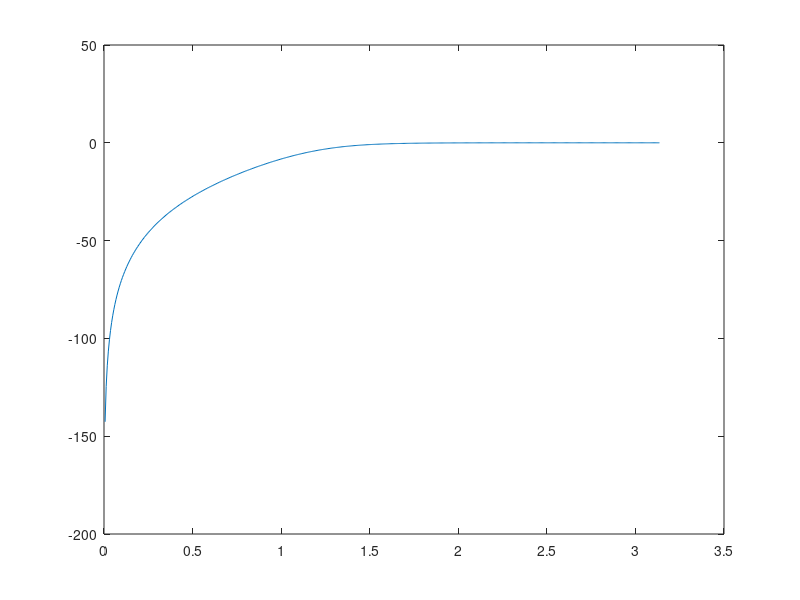

This chart was generated by the following MATLAB code:
clc;
clear all;
close all;
rp=0.89;
rs=0.2;
Rs=-20*log10(rs)
Rp=-20*log10(rp)
fp=75;
fs=30;
Fs=1000;%sampling frequency 
ws=(2*pi*fs)/Fs;
wp=(2*pi*fp)/Fs;
[n,wn]=buttord(wp,ws,Rp,Rs);
[z,p,k]=butter(n,wn,'high');
[b,a]=butter(n,wn,'high');
[h,w]=freqz(b,a);
plot(w,20*log10(abs(h)));


